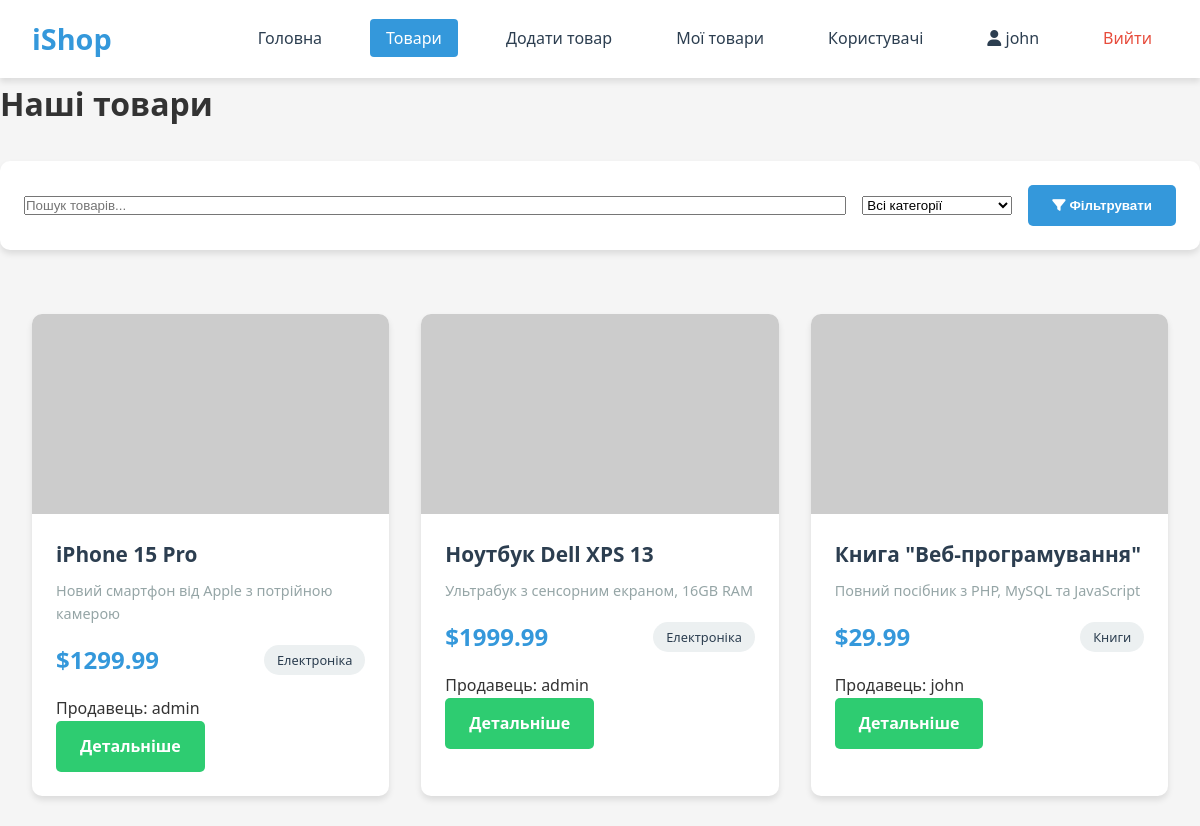
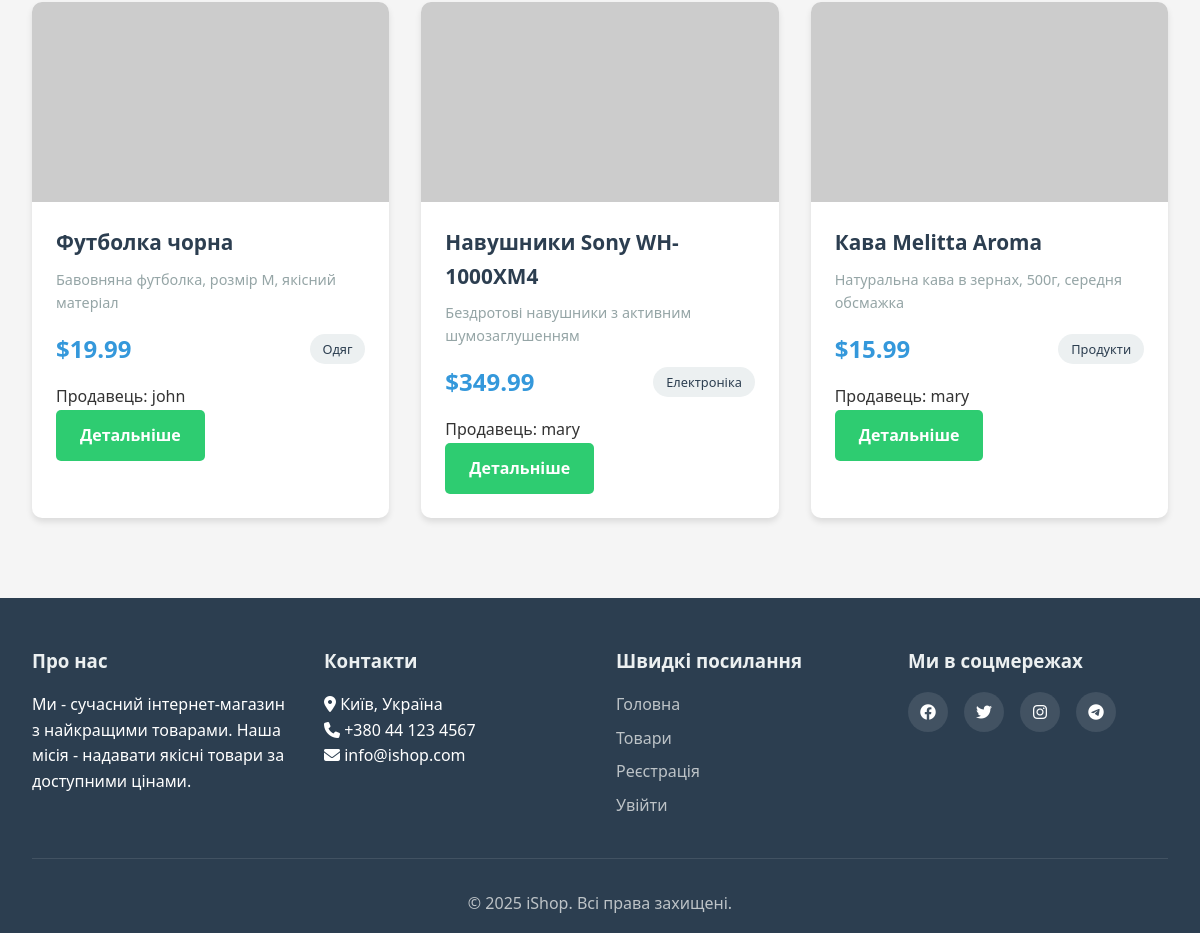
The page /products.php (signed in) on the database its author committed (2 pictures, top to bottom).
### tables this page shows
CREATE TABLE products (
    id INT PRIMARY KEY AUTO_INCREMENT,
    user_id INT NOT NULL,
    name VARCHAR(100) NOT NULL,
    description TEXT,
    price DECIMAL(10, 2) NOT NULL,
    category VARCHAR(50),
    created_at TIMESTAMP DEFAULT CURRENT_TIMESTAMP,
    FOREIGN KEY (user_id) REFERENCES users(id) ON DELETE CASCADE
);

CREATE TABLE users (
    id INT PRIMARY KEY AUTO_INCREMENT,
    username VARCHAR(50) UNIQUE NOT NULL,
    email VARCHAR(100) UNIQUE NOT NULL,
    password VARCHAR(100) NOT NULL,
    created_at TIMESTAMP DEFAULT CURRENT_TIMESTAMP
);

### config/database.php (called while the page is built, shortened)
<?php
function escape($data) {
    return htmlspecialchars($data, ENT_QUOTES, 'UTF-8');
}
?>

### products.php (the view, shortened to what this page needs)
<?php
require_once 'config/database.php';
$search = isset($_GET['search']) ? $_GET['search'] : '';
$page = isset($_GET['page']) ? (int)$_GET['page'] : 1;
$limit = 9;
$offset = ($page - 1) * $limit;
$sql = "SELECT * FROM products WHERE 1=1";
$params = [];
$count_sql = "SELECT COUNT(*) as total FROM products WHERE 1=1";
$stmt = $pdo->prepare($count_sql);
$count_params = [];
if(!empty($count_params)) {
    $stmt->execute($count_params);
} else {
    $stmt->execute();
}
$total_products = $stmt->fetch()['total'];
$sql .= " ORDER BY created_at DESC LIMIT $limit OFFSET $offset";
$stmt = $pdo->prepare($sql);
$stmt->execute($params);
$products = $stmt->fetchAll(PDO::FETCH_ASSOC);
?>
<!DOCTYPE html>
<html lang="uk">
<head>
    <link rel="stylesheet" href="style.css">
    <link rel="stylesheet" href="https://cdnjs.cloudflare.com/ajax/libs/font-awesome/6.4.0/css/all.min.css">
</head>
<body>
    <?php include 'includes/header.php'; ?>
    <main class="main-content">
        <div class="products-header">
            <h1>Наші товари</h1>
            <div class="filters">
                <form method="GET" action="" class="filter-form">
                    <input type="text" name="search" placeholder="Пошук товарів..."
                           value="<?php echo escape($search); ?>" class="search-input">
                    <select name="category" class="category-select">
                        <option value="">Всі категорії</option>
                    </select>
                    <button type="submit" class="btn btn-primary">
                        <i class="fas fa-filter"></i> Фільтрувати
                    </button>
                </form>
            </div>
        </div>
        <?php if($total_products > 0): ?>
            <div class="products-grid">
                <?php foreach($products as $product): ?>
                <div class="product-card">
                    <div class="product-image">
                        <?php if(!empty($product['image'])): ?>
                            <img src="uploads/<?php echo escape($product['image']); ?>"
                                 alt="<?php echo escape($product['name']); ?>">
                        <?php else: ?>
                            <img src="https://via.placeholder.com/300x200?text=<?php echo urlencode(substr($product['name'], 0, 20)); ?>" alt="<?php echo escape($product['name']); ?>">
                        <?php endif; ?>
                    </div>
                    <div class="product-info">
                        <h3><?php echo escape($product['name']); ?></h3>
                        <p class="product-description">
                            <?php
                            $description = escape($product['description']);
                            echo strlen($description) > 100 ? substr($description, 0, 100) . '...' : $description;
                            ?>
                        </p>
                        <div class="product-meta">
                            <span class="product-price">$<?php echo escape($product['price']); ?></span>
                            <span class="product-category"><?php echo escape($product['category']); ?></span>
                        </div>
                        <?php
                        $seller_sql = "SELECT username FROM users WHERE id = ?";
                        $seller_stmt = $pdo->prepare($seller_sql);
                        $seller_stmt->execute([$product['user_id']]);
                        $seller = $seller_stmt->fetch();
                        ?>
                        <p class="product-seller">Продавець: <?php echo escape($seller['username']); ?></p>
                        <a href="product-detail.php?id=<?php echo $product['id']; ?>"
                           class="btn btn-secondary">Детальніше</a>
                    </div>
                </div>
                <?php endforeach; ?>
            </div>
        <?php endif; ?>
    </main>
    <?php include 'includes/footer.php'; ?>
</body>
</html>

### style.css (style rules this page uses)
:root { --primary-color: #3498db; --secondary-color: #2ecc71; --danger-color: #e74c3c; --warning-color: #f39c12; --dark-color: #2c3e50; --light-color: #ecf0f1; --gray-color: #95a5a6; --shadow: 0 4px 6px rgba(0, 0, 0, 0.1); --transition: all 0.3s ease; }
* { margin: 0; padding: 0; box-sizing: border-box; }
body { font-family: 'Segoe UI', Tahoma, Geneva, Verdana, sans-serif; line-height: 1.6; color: #333; background-color: #f5f5f5; }
.products-grid, .my-products-grid { display: grid; grid-template-columns: repeat(auto-fill, minmax(300px, 1fr)); gap: 2rem; padding: 2rem; max-width: 1200px; margin: 0 auto; }
.product-card, .my-product-card { background: white; border-radius: 10px; overflow: hidden; box-shadow: var(--shadow); transition: var(--transition); }
.product-image, .my-product-image { height: 200px; overflow: hidden; }
.product-image img, .my-product-image img { width: 100%; height: 100%; object-fit: cover; transition: var(--transition); }
.product-info, .my-product-info { padding: 1.5rem; }
.product-info h3, .my-product-info h3 { font-size: 1.3rem; margin-bottom: 0.5rem; color: var(--dark-color); }
.product-description { color: var(--gray-color); margin-bottom: 1rem; font-size: 0.9rem; }
.product-price { font-size: 1.5rem; font-weight: bold; color: var(--primary-color); }
.product-category { background-color: var(--light-color); padding: 0.3rem 0.8rem; border-radius: 20px; font-size: 0.8rem; color: var(--dark-color); }
.product-meta { display: flex; justify-content: space-between; align-items: center; margin: 1rem 0; }
.btn { display: inline-block; padding: 0.8rem 1.5rem; border-radius: 5px; text-decoration: none; font-weight: 600; cursor: pointer; border: none; transition: var(--transition); text-align: center; }
.btn-primary { background-color: var(--primary-color); color: white; }
.btn-secondary { background-color: var(--secondary-color); color: white; }
.filters { background: white; padding: 1.5rem; border-radius: 10px; box-shadow: var(--shadow); margin: 2rem auto; max-width: 1200px; }
.filter-form { display: flex; gap: 1rem; flex-wrap: wrap; align-items: center; }
.search-input { flex: 1; min-width: 200px; }
.category-select { min-width: 150px; }
.btn { transition: all 0.3s ease; }
.product-card { transition: transform 0.3s ease, box-shadow 0.3s ease; }

### rows shown on the page
products: name "iPhone 15 Pro", description "Новий смартфон від Apple з потрійною камерою", price "1299.99", category "Електроніка", user.username "admin"
products: name "Ноутбук Dell XPS 13", description "Ультрабук з сенсорним екраном, 16GB RAM", price "1999.99", category "Електроніка", user.username "admin"
products: name "Книга \"Веб-програмування\"", description "Повний посібник з PHP, MySQL та JavaScript", price "29.99", category "Книги", user.username "john"
products: name "Футболка чорна", description "Бавовняна футболка, розмір M, якісний матеріал", price "19.99", category "Одяг", user.username "john"
products: name "Навушники Sony WH-1000XM4", description "Бездротові навушники з активним шумозаглушенням", price "349.99", category "Електроніка", user.username "mary"
products: name "Кава Melitta Aroma", description "Натуральна кава в зернах, 500г, середня обсмажка", price "15.99", category "Продукти", user.username "mary"

### other values the page prints
$_SESSION['username'] "john"
